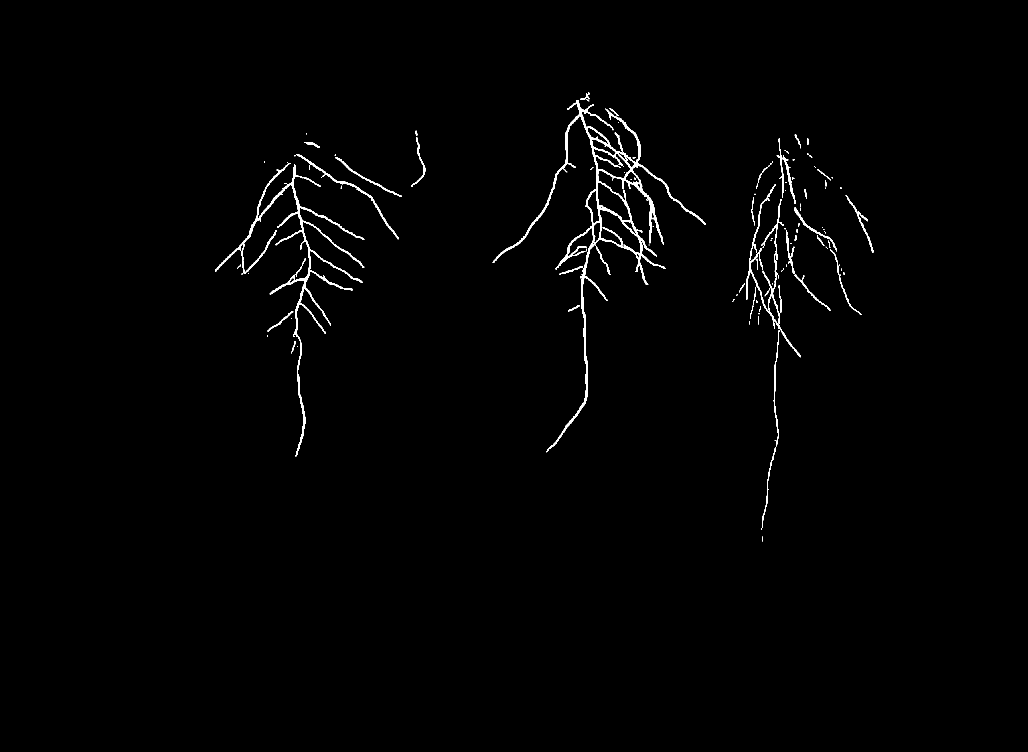
#> input picture data/samples/task5_test_image_prediction_Mario_230623.png, 4112 x 3006 px (shown at 1/4 size)
$ python -i preprocessing.py   (imports and definitions only)   (older library calls are emulated)
#> lines starting #> are read from the running program, lines starting #| are printed output that depends on the picture; after the words box and inside, x2 and y2 are one past the last pixel; in counts of white or black regions, pixels touching at a corner belong together
#> `picture = cv2.imread('../../../data/samples/task5_test_image_predictio..`: picture: shape (3006, 4112); 0.79% white; 132 white regions (46 under 20 px), largest, box (x1, y1, x2, y2) and area: (1971, 400, 2823, 1809) 40441, (862, 652, 1457, 1825) 23262, (2984, 737, 3203, 1429) 6166
from __future__ import annotations

from dataclasses import dataclass
from pathlib import Path

import cv2
import numpy as np


@dataclass(frozen=True)
class CropBox:
    left: int
    right: int
    top: int
    bottom: int

    @property
    def width(self) -> int:
        return self.right - self.left

    @property
    def height(self) -> int:
        return self.bottom - self.top


@dataclass(frozen=True)
class Padding:
    bottom: int
    right: int


@dataclass(frozen=True)
class ResizedRoi:
    image: np.ndarray
    x_start: int
    y_start: int
    side_length: int

    # [69 lines left out: functions crop_box, load_grayscale_image, load_color_image, extract_resized_petri_roi, reverse_resized_roi, not called in this run]


def detect_petri_dish_crop(gray_image: np.ndarray, max_size: int = 2800) -> CropBox:
#> called with max_size = 2800
    blurred = cv2.GaussianBlur(gray_image, (51, 51), 0)
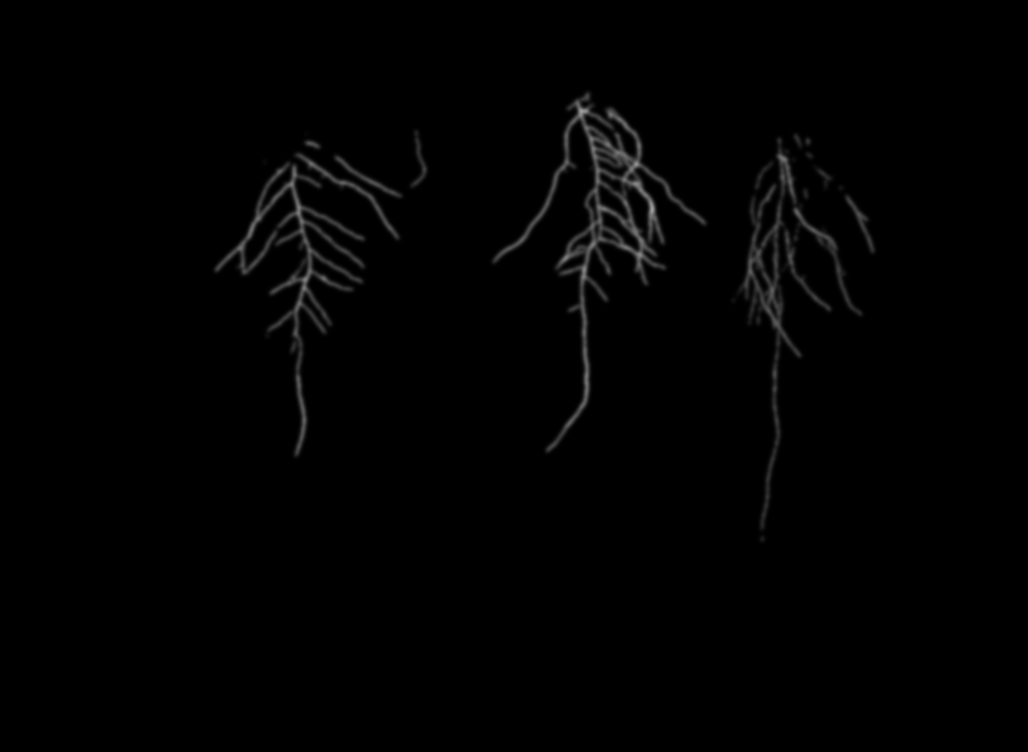
#> blurred: shape (3006, 4112) (shown at 1/4 size); min 0, max 160, mean 2
    sobel_x = cv2.Sobel(blurred, cv2.CV_64F, 1, 0, ksize=5)
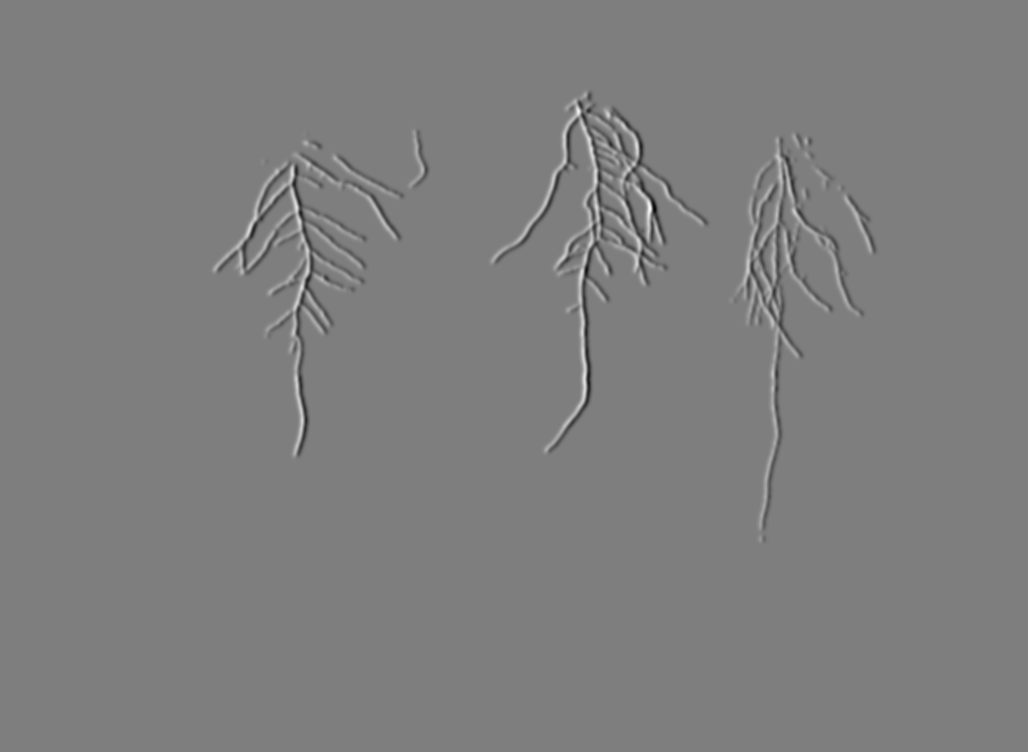
#> sobel_x: shape (3006, 4112) float64 (shown at 1/4 size); min -1308, max 1327, mean 0; drawn with min black and max white
    sobel_y = cv2.Sobel(blurred, cv2.CV_64F, 0, 1, ksize=5)
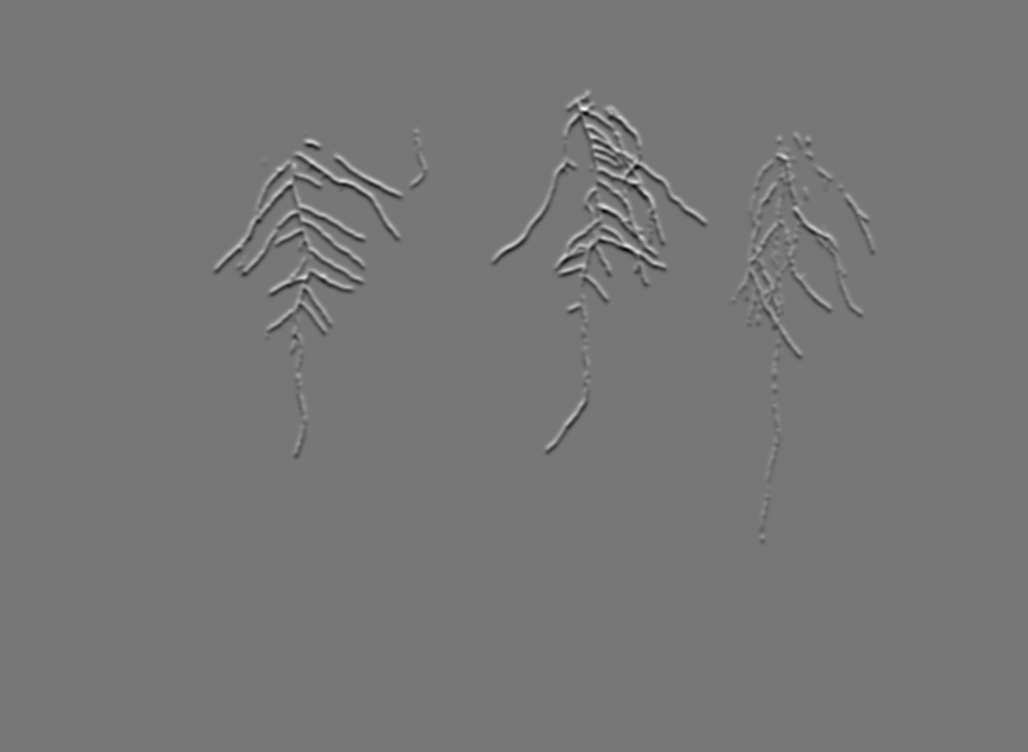
#> sobel_y: shape (3006, 4112) float64 (shown at 1/4 size); min -1020, max 1152, mean 0; drawn with min black and max white
    magnitude = cv2.magnitude(sobel_x, sobel_y)
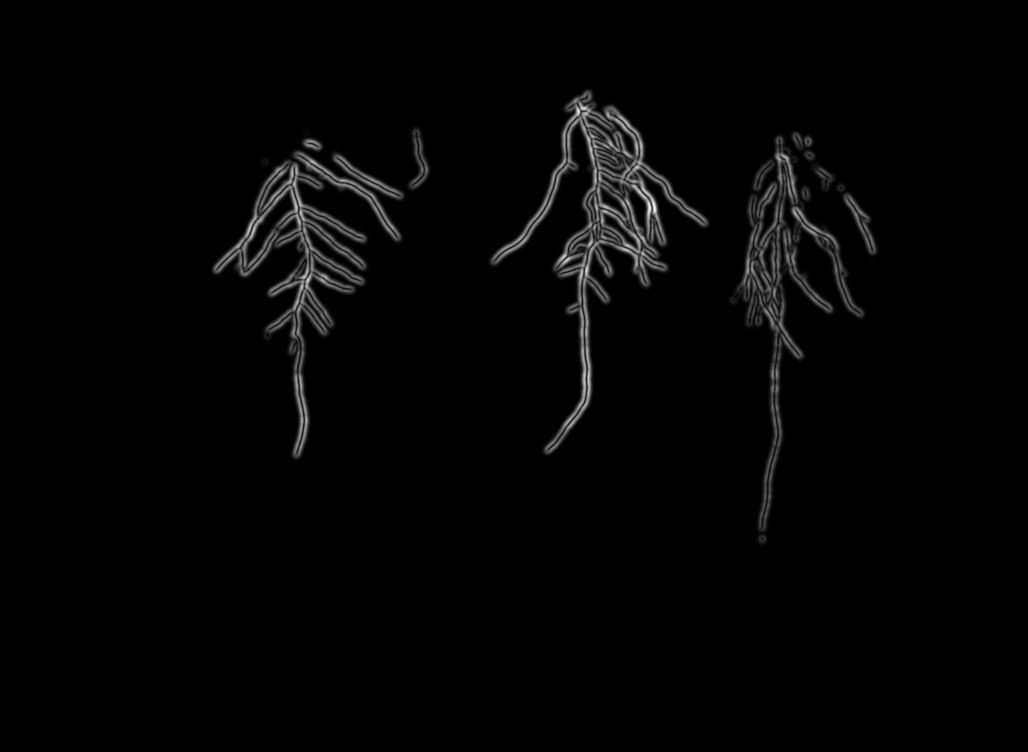
#> magnitude: shape (3006, 4112) float64 (shown at 1/4 size); min 0, max 1331.6, mean 22.1; drawn with min black and max white

    _, edges = cv2.threshold(magnitude, 50, 255, cv2.THRESH_BINARY)
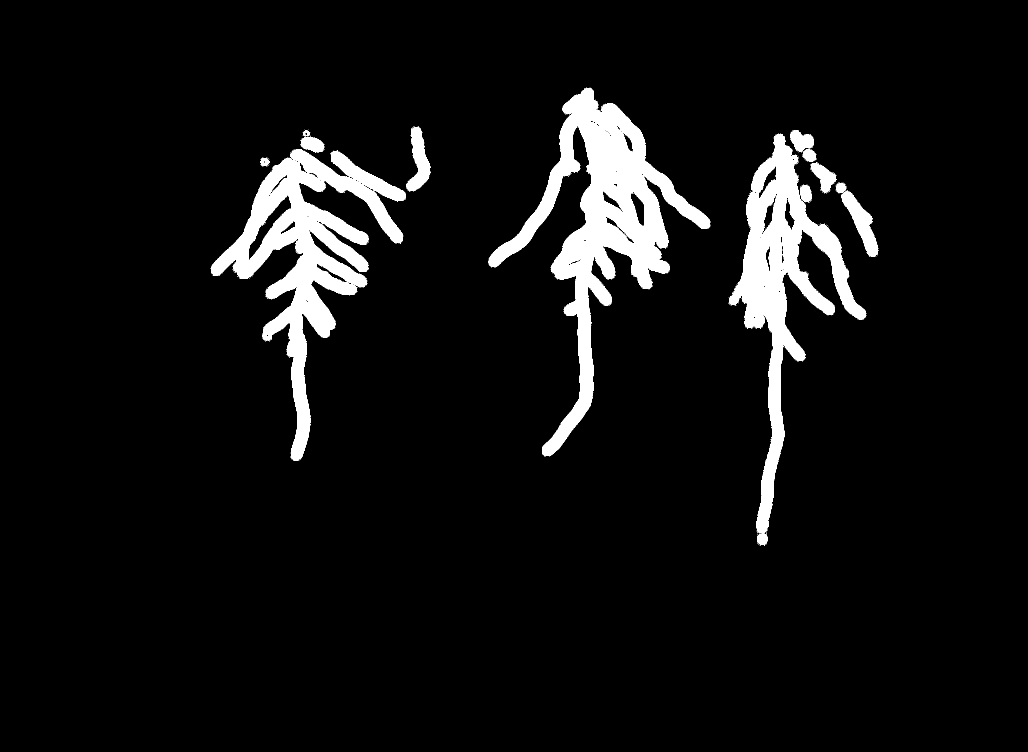
#> edges: shape (3006, 4112) float64 (shown at 1/4 size); 6.3% white; 1808 white regions (1790 under 20 px), largest, box (x1, y1, x2, y2) and area: (1955, 354, 2839, 1824) 284784, (843, 597, 1613, 1843) 227007, (2916, 538, 3462, 2132) 198154
    edges = edges.astype(np.uint8)
#> edges: shape (3006, 4112); 6.3% white; 1808 white regions (1790 under 20 px)
    contours, _ = cv2.findContours(edges, cv2.RETR_EXTERNAL, cv2.CHAIN_APPROX_SIMPLE)
#> contours = 1613 contours, 1598 with area under 20; largest, box (x1, y1, x2, y2) and area: (1955, 354, 2839, 1824) 294452, (843, 597, 1613, 1843) 238219, (2916, 538, 3462, 2132) 209690, (1324, 605, 1624, 806) 15620, (3365, 764, 3513, 1025) 13422
    if not contours:
        return CropBox(0, gray_image.shape[1], 0, gray_image.shape[0])

    x, y, w, h = cv2.boundingRect(max(contours, key=cv2.contourArea))
#> x = 1955; y = 354; w = 884; h = 1470
    side_length = min(max(w, h), max_size)
#> side_length = 1470
    center_x, center_y = x + w // 2, y + h // 2
#> center_x = 2397; center_y = 1089
    half = side_length // 2
#> half = 735

    left = max(center_x - half, 0)
#> left = 1662
    top = max(center_y - half, 0)
#> top = 354
    side = min(side_length, gray_image.shape[1] - left, gray_image.shape[0] - top)
#> side = 1470
    return CropBox(left=left, right=left + side, top=top, bottom=top + side)


def crop_image(image: np.ndarray, crop_box: CropBox) -> np.ndarray:
    return image[crop_box.top : crop_box.bottom, crop_box.left : crop_box.right]


# [14 lines left out: function pad_to_patch_size, not called in this run]


def remove_padding(image: np.ndarray, original_shape: tuple[int, int]) -> np.ndarray:
    height, width = original_shape
    return image[:height, :width]

>>> import cv2
>>> picture = cv2.imread('../../../data/samples/task5_test_image_prediction_Mario_230623.png', cv2.IMREAD_GRAYSCALE)
>>> result = detect_petri_dish_crop(picture)
